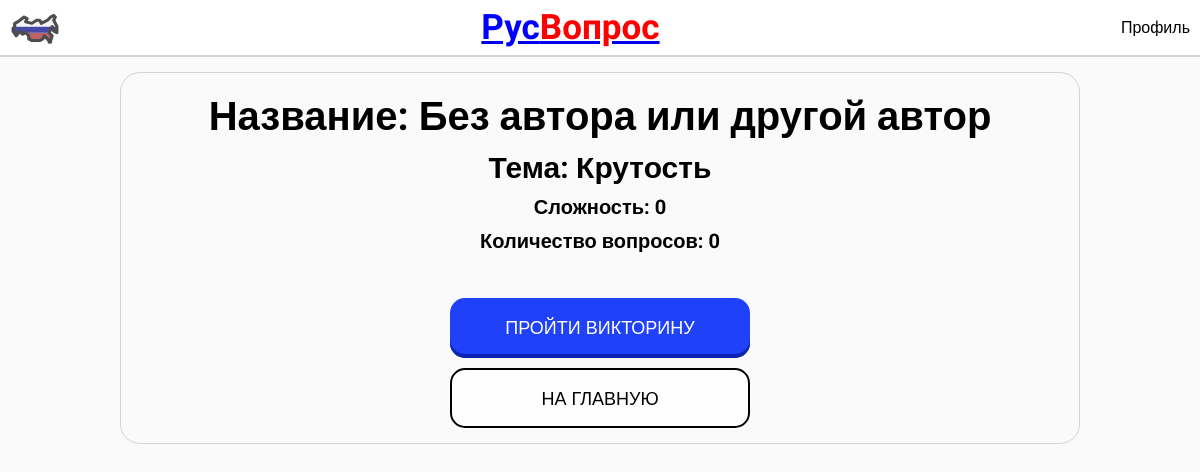
The app's page /3/preview with its own data.
### quizes/models.py (models this page shows, shortened)
class Quiz(models.Model):
    author = models.ForeignKey(User, on_delete=models.CASCADE, blank=True, null=True)
    name = models.CharField(max_length=120)
    topic = models.CharField(max_length=120)
    number_of_questions = models.IntegerField()
    time = models.IntegerField(help_text="Время на выполнение (мин)")
    difficulty = models.CharField(max_length=30)

### base/views.py (the view)
# urls.py: path('<pk>/preview', quiz_preview, name='preview'),
def quiz_preview(request, pk):
    quiz = Quiz.objects.get(pk=pk)
    context = dict()
    context['quiz'] = quiz
    return render(request, 'quiz_preview.html', context=context)

### base/templates/quiz_preview.html (shortened to what this page needs)
{% include 'main_header.html' %}
{% load static %}
<!DOCTYPE html>
<html lang="ru">
<head>
    <link rel="stylesheet" href="{% static 'quiz_preview.css' %}">
</head>
<body>
    <div class="wrapper-main">
        <div class="wrapper">
            <h1 class="name text-header">Название: {{quiz.name}}</h1>
            <h2 class="title text-header">Тема: {{quiz.topic}}</h2>
            <h3 class="difficulty text-header">Сложность: {{quiz.difficulty}}</h3>
            <h3 class="question-count text-header">Количество вопросов: {{quiz.number_of_questions}}</h3>
            <a href="{% url 'solve' quiz.pk %}"><button class='back-button' href="{% url 'solve' quiz.pk %}"><p>пройти викторину</p></button></a>
            <a href="{% url 'main' %}"><button class='again-button' href="{% url 'main' %}"><p>на главную</p></button></a>
        </div>
    </div>
</body>
</html>

### static/quiz_preview.css (style rules this page uses)
h1 { font-size: 30px; }
h2 { font-size: 20px; }
body { margin: 0; padding: 0; font-family: 'Roboto', sans-serif; background-color: #fafafa; font-size: 16px; width: 100%; }
.wrapper-main { width: 80%; margin: 15px auto; }
.wrapper { border: 1px solid #d3d3d3; border-radius: 20px; margin: 0 auto; padding: 15px; align-items: center; display: flex; flex-direction: column; }
.text-header { margin: 5px 0; padding: 0; font-size: 20px; }
.name { font-size: 40px; }
.title { font-size: 30px; }
.back-button { width: 35%; background-color: #1F41F7; border-radius: 15px; border: none; box-shadow: 0px -4px #0F23B1 inset; margin-bottom: 10px; height: 60px; min-width: 300px; }
.back-button p { color: #ffffff; text-transform: uppercase; font-size: 18px; font-weight: 500; }
.again-button { width: 35%; background-color: #fefefe; border-radius: 15px; border: 2px solid black; height: 60px; min-width: 300px; }
.again-button p { color: black; text-transform: uppercase; font-size: 18px; font-weight: 500; }

### records on screen
Quiz: name "Без автора или другой автор", topic "Крутость", difficulty "0", number_of_questions "0"
